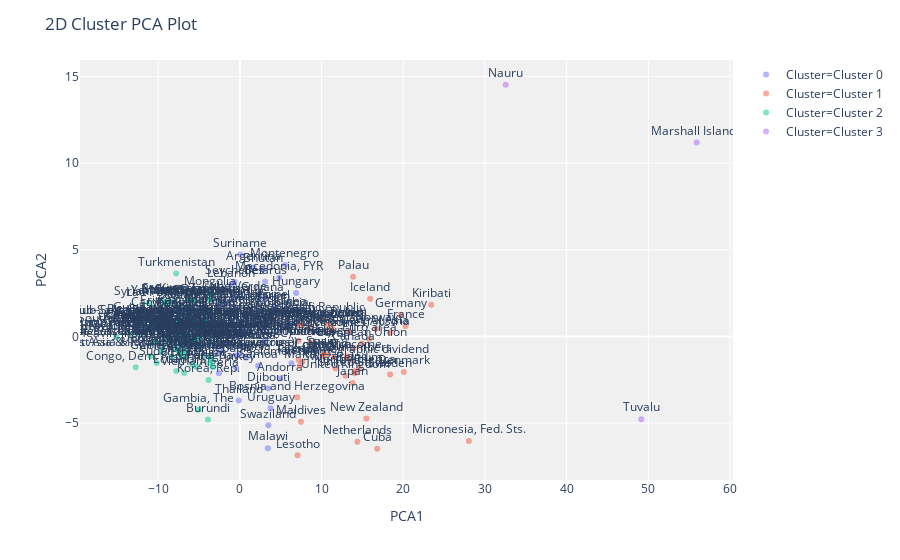

The code cell stored with this chart in its notebook:
### Code cell
plot_model(kmeans, feature = 'Country Name', label=True)

### Figure 1 — Plotly figure (JSON) as saved in the notebook; plotly's stock layout.template omitted (floating-point values rounded to 4 significant figures)
{"data": [{"hoverlabel": {"namelength": 0}, "hovertemplate": "Cluster=Cluster 0<br>PCA1=%{x}<br>PCA2=%{y}<br>Label=%{text}", "legendgroup": "Cluster=Cluster 0", "marker": {"color": "#636efa", "opacity": 0.5, "symbol": "circle"}, "mode": "markers+text", "name": "Cluster=Cluster 0", "showlegend": true, "text": ["Honduras", "Dominica", "Djibouti", "Samoa", "San Marino", "Sao Tome and Principe", "Colombia", "Chile", "Cabo Verde", "Solomon Islands", "Bulgaria", "South Africa", "Brazil", "Botswana", "Bolivia", "Bhutan", "Belarus", "Barbados", "St. Lucia", "St. Vincent and the Grenadines", "Russian Federation", "Suriname", "Romania", "Estonia", "Moldova", "Malawi", "Monaco", "Macedonia, FYR", "Lithuania", "Lebanon", "Latvia", "Montenegro", "Mozambique", "Namibia", "Jordan", "Israel", "Nicaragua", "Hungary", "Guyana", "Grenada", "Panama", "Papua New Guinea", "Poland", "El Salvador", "Argentina", "Seychelles", "Swaziland", "Small states", "Tonga", "Vanuatu", "Pacific island small states", "Other small states", "Tunisia", "East Asia & Pacific", "Turkey", "Ukraine", "Antigua and Barbuda", "Europe & Central Asia (IDA & IBRD countries)", "Latin America & the Caribbean (IDA & IBRD countries)", "Latin America & Caribbean (excluding high income)", "Latin America & Caribbean", "Europe & Central Asia (excluding high income)", "Thailand", "Uruguay", "Central Europe and the Baltics", "Algeria", "Andorra"], "textposition": "top center", "type": "scatter", "x": [0.05238, -0.6963, 3.496, 2.239, 2.997, -1.983, 5.269, -2.982, -0.5993, 6.323, 0.9043, -0.4167, -1.833, -1.687, -0.8537, 2.885, 3.097, 0.5413, -1.785, -0.5138, -0.3639, 0.04058, 0.7748, 3.712, 4.883, 3.421, -2.012, 4.812, 3.398, -1.059, -0.1505, 5.522, -1.542, 2.475, 6.379, 4.232, -0.4235, 6.877, 2.763, -2.71, 6.183, 1.736, 2.892, 0.4067, 1.655, -0.6367, 3.478, -2.803, 0.6882, -2.68, 2.521, -2.678, -2.26, 3.732, -0.4374, 0.6817, -2.79, 0.1883, -2.335, -2.079, -2.087, -0.5707, -0.1308, 3.753, 5.197, -2.564, 4.883], "xaxis": "x", "y": [-1.006, 1.531, -3.002, -1.688, -0.274, 1.791, 1.336, 0.1609, 2.254, -1.547, 0.573, 0.1136, -0.4294, -0.4538, -0.5171, 3.857, 3.149, -0.5684, 0.0313, -0.06758, 1.658, 4.734, -1.239, 1.264, 0.2593, -6.449, -0.4155, 3.387, 0.9532, 2.993, 0.8003, 4.121, 1.914, 0.576, 0.7145, 1.7, -1.096, 2.507, 2.186, 1.923, 0.6587, 1.377, 0.2418, -0.5632, 3.974, 3.143, -5.131, 1.503, 0.2304, -0.9892, 0.5194, 1.781, -0.841, 0.9928, -1.831, 1.16, -0.6085, 0.7464, 0.1389, 0.1293, 0.09429, 0.6821, -3.707, -4.153, 0.7127, -2.13, -2.434], "yaxis": "y"}, {"hoverlabel": {"namelength": 0}, "hovertemplate": "Cluster=Cluster 1<br>PCA1=%{x}<br>PCA2=%{y}<br>Label=%{text}", "legendgroup": "Cluster=Cluster 1", "marker": {"color": "#EF553B", "opacity": 0.5, "symbol": "circle"}, "mode": "markers+text", "name": "Cluster=Cluster 1", "showlegend": true, "text": ["Micronesia, Fed. Sts.", "Kiribati", "Finland", "France", "United Kingdom", "Germany", "Malta", "Greece", "Portugal", "Austria", "European Union", "Japan", "Australia", "Norway", "Netherlands", "United States", "Iceland", "Italy", "High income", "New Zealand", "Palau", "World", "Sweden", "Cuba", "Switzerland", "Slovak Republic", "Post-demographic dividend", "Serbia", "Spain", "Lesotho", "Europe & Central Asia", "Maldives", "Costa Rica", "Canada", "OECD members", "Croatia", "Ireland", "North America", "Czech Republic", "Denmark", "Euro area", "Belgium", "Slovenia", "Bosnia and Herzegovina", "Luxembourg"], "textposition": "top center", "type": "scatter", "x": [28.03, 23.42, 10.73, 20.27, 12.93, 19.69, 7.314, 7.186, 11.14, 18.37, 14.94, 13.81, 8.675, 16.67, 14.38, 14.06, 15.95, 11.48, 13.14, 15.48, 13.86, 8.629, 18.39, 16.81, 11.69, 7.348, 13.81, 7.647, 10.04, 7.061, 13.23, 7.473, 10.22, 13.95, 13.11, 10.48, 7.171, 14.03, 10.21, 20.07, 15.82, 14.6, 11.32, 7.014, 10.75], "xaxis": "x", "y": [-6.042, 1.823, -1.031, 0.5893, -2.266, 1.243, -1.694, -1.361, -0.3178, 0.2131, -0.4117, -2.687, -0.3697, 0.4447, -6.076, -2.128, 2.169, -1.221, -1.139, -4.743, 3.442, 0.3946, -2.201, -6.478, -1.834, 0.6291, -1.41, -1.462, -0.9687, -6.86, 0.2642, -4.919, -1.114, -0.668, -1.27, 0.3514, -0.2559, -2.006, 0.9973, -2.058, -0.1447, -1.868, 0.4399, -3.519, 0.6764], "yaxis": "y"}, {"hoverlabel": {"namelength": 0}, "hovertemplate": "Cluster=Cluster 2<br>PCA1=%{x}<br>PCA2=%{y}<br>Label=%{text}", "legendgroup": "Cluster=Cluster 2", "marker": {"color": "#00cc96", "opacity": 0.5, "symbol": "circle"}, "mode": "markers+text", "name": "Cluster=Cluster 2", "showlegend": true, "text": ["Vietnam", "Morocco", "Nepal", "Myanmar", "Venezuela, RB", "Mongolia", "Uzbekistan", "United Arab Emirates", "Nigeria", "Sudan", "St. Kitts and Nevis", "Sri Lanka", "Syrian Arab Republic", "Tajikistan", "Tanzania", "Togo", "Singapore", "Sierra Leone", "Mexico", "Niger", "Senegal", "Trinidad and Tobago", "Rwanda", "Turkmenistan", "Uganda", "Qatar", "Philippines", "Peru", "Paraguay", "Pakistan", "Oman", "Saudi Arabia", "Mauritius", "Arab World", "Chad", "Upper middle income", "Albania", "Angola", "Armenia", "Azerbaijan", "Bahamas, The", "Bahrain", "Bangladesh", "Belize", "Benin", "Brunei Darussalam", "Burkina Faso", "Burundi", "Cambodia", "Cameroon", "Sub-Saharan Africa (IDA & IBRD countries)", "Sub-Saharan Africa (excluding high income)", "Sub-Saharan Africa", "South Asia (IDA & IBRD)", "Caribbean small states", "Early-demographic dividend", "East Asia & Pacific (excluding high income)", "East Asia & Pacific (IDA & IBRD countries)", "Heavily indebted poor countries (HIPC)", "Late-demographic dividend", "Least developed countries: UN classification", "Central African Republic", "Low & middle income", "Lower middle income", "Middle East & North Africa", "Middle East & North Africa (excluding high income)", "Middle East & North Africa (IDA & IBRD countries)", "Middle income", "Pre-demographic dividend", "South Asia", "Low income", "Mauritania", "Zambia", "Comoros", "Yemen, Rep.", "India", "Indonesia", "Iran, Islamic Rep.", "Jamaica", "Kazakhstan", "Kenya", "Korea, Rep.", "Kuwait", "Kyrgyz Republic", "Lao PDR", "Libya", "Madagascar", "Malaysia", "Mali", "China", "Guinea-Bissau", "Haiti", "Guatemala", "Congo, Dem. Rep.", "Congo, Rep.", "Cote d'Ivoire", "Cyprus", "Dominican Republic", "Ecuador", "Egypt, Arab Rep.", "Equatorial Guinea", "Eritrea", "Ethiopia", "Fiji", "Gabon", "Gambia, The", "Georgia", "Ghana", "Guinea"], "textposition": "top center", "type": "scatter", "x": [-6.838, -9.484, -7.482, -15.12, -8.01, -3.71, -4.344, -7.527, -12.09, -10.19, -5.982, -9.033, -8.35, -10.74, -6.705, -8.638, -10.78, -6.071, -4.863, -6.897, -7.129, -5.193, -4.537, -7.808, -7.41, -7.288, -10.38, -4.701, -3.326, -13.27, -5.783, -5.281, -7.184, -5.978, -8.74, -3.557, -5.666, -6.176, -8.888, -11.99, -3.473, -5.14, -12.28, -3.678, -6.759, -5.554, -3.593, -3.911, -9.836, -11.82, -5.726, -5.734, -5.726, -11.72, -3.534, -5.875, -7.339, -7.339, -6.779, -3.487, -8.473, -8.329, -5.03, -10.12, -4.755, -5.669, -5.669, -5.003, -8.804, -11.72, -6.935, -8.21, -3.718, -7.132, -9.084, -11.65, -12.54, -6.295, -4.276, -6.102, -7.506, -3.842, -5.757, -3.483, -11.16, -6.852, -6.318, -7.845, -4.999, -7.086, -10.53, -9.335, -7.28, -12.75, -8.322, -9.491, -4.343, -7.781, -7.791, -7.622, -6.339, -9.859, -5.805, -4.14, -9.644, -5.068, -10.27, -5.329, -10.95], "xaxis": "x", "y": [-2.105, -0.6743, -0.8378, -0.02834, 0.8229, 2.526, 1.29, -0.3688, 0.3171, -1.531, 2.123, 0.9368, 1.928, -0.3565, -1.212, -0.4796, 0.3453, 2.054, -0.6462, -0.8647, -0.4874, -0.1471, -0.5039, 3.631, -0.09849, 1.702, 0.6894, 0.41, -1.765, 0.152, 1.877, -0.005354, 0.2696, 0.06009, 2.007, 0.01429, -0.2991, 1.048, 0.2338, 0.6302, -0.4217, 1.019, 0.9293, -1.554, 0.2722, 2.037, -1.158, -4.8, 1.32, 0.4204, 0.8553, 0.8502, 0.8553, 0.3997, 0.4273, 0.5812, -0.9945, -0.9945, -0.5069, 0.03422, -0.09237, 0.5463, 0.05559, 0.4751, 0.4488, -0.3826, -0.3826, 0.06442, -0.176, 0.3997, -0.5258, 2.002, 2.118, 1.242, 1.973, 0.4388, 0.1599, -0.4299, 0.8183, 1.408, -0.6464, -2.522, 1.978, -1.335, 1.914, -0.8159, 0.8693, 0.02881, 1.498, -1.059, 1.029, 2.01, -0.01012, -1.788, -1.176, 0.8969, -1.13, -0.7418, -2.0, 0.8433, -0.05447, 1.437, -1.607, 0.8118, -0.9218, -4.23, -0.289, -1.758, -1.145], "yaxis": "y"}, {"hoverlabel": {"namelength": 0}, "hovertemplate": "Cluster=Cluster 3<br>PCA1=%{x}<br>PCA2=%{y}<br>Label=%{text}", "legendgroup": "Cluster=Cluster 3", "marker": {"color": "#ab63fa", "opacity": 0.5, "symbol": "circle"}, "mode": "markers+text", "name": "Cluster=Cluster 3", "showlegend": true, "text": ["Nauru", "Tuvalu", "Marshall Islands"], "textposition": "top center", "type": "scatter", "x": [32.54, 49.14, 55.91], "xaxis": "x", "y": [14.53, -4.779, 11.19], "yaxis": "y"}], "layout": {"autosize": true, "legend": {"tracegroupgap": 0}, "margin": {"t": 60}, "plot_bgcolor": "rgb(240,240,240)", "title": {"text": "2D Cluster PCA Plot"}, "xaxis": {"anchor": "y", "autorange": true, "domain": [0, 1], "range": [-19.67, 60.47], "title": {"text": "PCA1"}, "type": "linear"}, "yaxis": {"anchor": "x", "autorange": true, "domain": [0, 1], "range": [-8.267, 15.93], "title": {"text": "PCA2"}, "type": "linear"}}}
